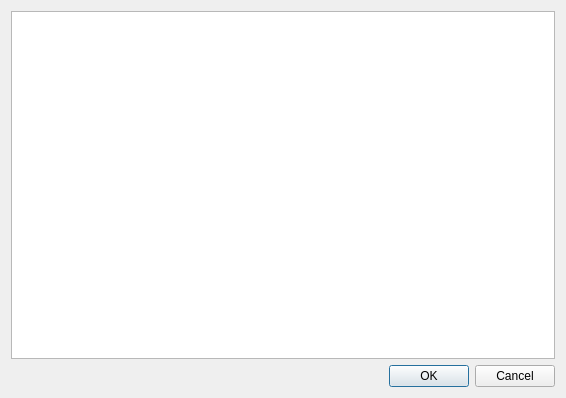
<?xml version="1.0" encoding="UTF-8"?>
<ui version="4.0">
 <class>InsertGraphDialog</class>
 <widget class="QDialog" name="InsertGraphDialog">
  <property name="geometry">
   <rect>
    <x>0</x>
    <y>0</y>
    <width>566</width>
    <height>398</height>
   </rect>
  </property>
  <property name="windowTitle">
   <string>Матрица смежности</string>
  </property>
  <layout class="QVBoxLayout" name="verticalLayout">
   <item>
    <widget class="QTableWidget" name="tblMatrix"/>
   </item>
   <item>
    <widget class="QDialogButtonBox" name="buttonBox">
     <property name="orientation">
      <enum>Qt::Horizontal</enum>
     </property>
     <property name="standardButtons">
      <set>QDialogButtonBox::Cancel|QDialogButtonBox::Ok</set>
     </property>
    </widget>
   </item>
  </layout>
 </widget>
 <resources/>
 <connections>
  <connection>
   <sender>buttonBox</sender>
   <signal>accepted()</signal>
   <receiver>InsertGraphDialog</receiver>
   <slot>accept()</slot>
   <hints>
    <hint type="sourcelabel">
     <x>248</x>
     <y>254</y>
    </hint>
    <hint type="destinationlabel">
     <x>157</x>
     <y>274</y>
    </hint>
   </hints>
  </connection>
  <connection>
   <sender>buttonBox</sender>
   <signal>rejected()</signal>
   <receiver>InsertGraphDialog</receiver>
   <slot>reject()</slot>
   <hints>
    <hint type="sourcelabel">
     <x>316</x>
     <y>260</y>
    </hint>
    <hint type="destinationlabel">
     <x>286</x>
     <y>274</y>
    </hint>
   </hints>
  </connection>
 </connections>
</ui>
